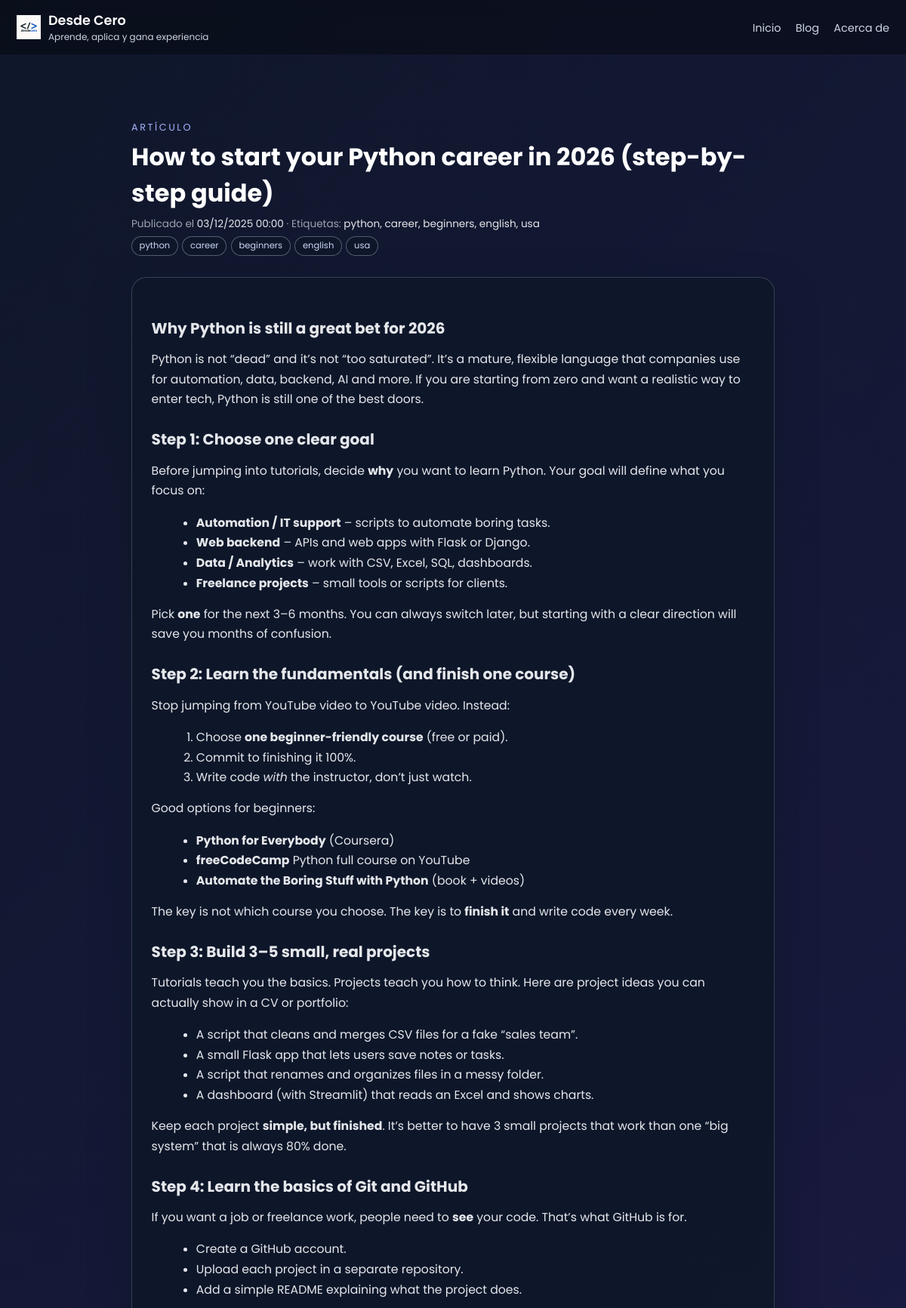
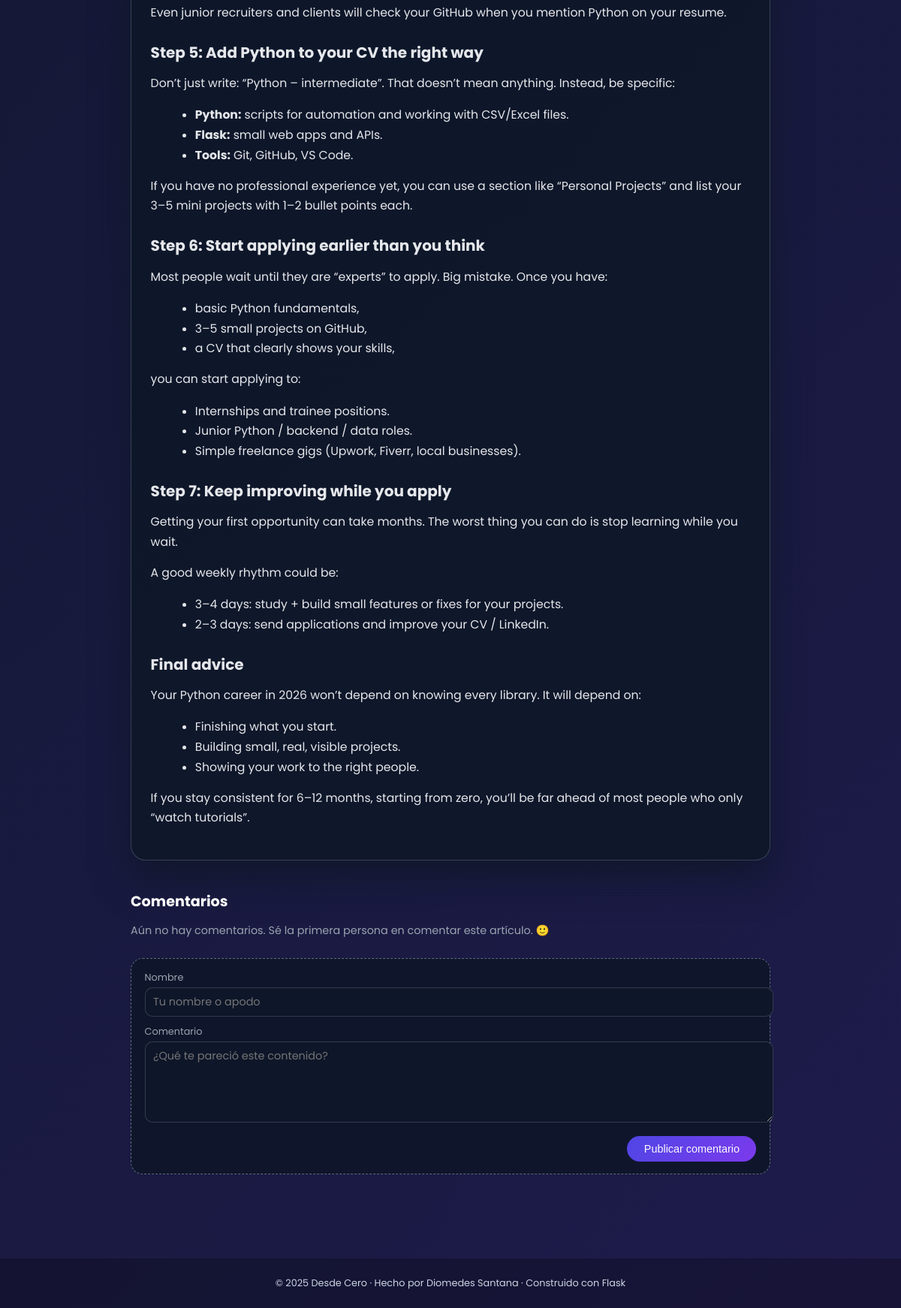
/post/python-career-2026-step-by-step, run on the app's committed database (2 pictures, top to bottom).
### tables this page shows
CREATE TABLE posts (
            id      INTEGER PRIMARY KEY AUTOINCREMENT,
            title   TEXT NOT NULL,
            slug    TEXT NOT NULL UNIQUE,
            date    TEXT NOT NULL,      -- formato ISO 'YYYY-MM-DD HH:MM:SS'
            tags    TEXT,
            excerpt TEXT,
            content TEXT NOT NULL
        , content_html TEXT);

### main.py (the view)
@app.route("/post/<slug>", methods=["GET", "POST"])
def post_detail(slug):
    post = get_post_by_slug(slug)
    if not post:
        abort(404)
    if request.method == "POST":
        author = request.form.get("author", "").strip()
        text = request.form.get("text", "").strip()
        if author and text:
            add_comment(post["id"], author, text)
            return redirect(url_for("post_detail", slug=slug))
    comments = get_comments(post["id"])
    return render_template("post_detail.html", post=post, comments=comments)

### main.py (called while the page is built)
def get_conn():
    conn = sqlite3.connect(DB_PATH)
    conn.row_factory = sqlite3.Row  # permite acceder por nombre de columna
    return conn

def get_post_by_slug(slug: str):
    conn = get_conn()
    cur = conn.cursor()
    cur.execute("SELECT * FROM posts WHERE slug = ?", (slug,))
    row = cur.fetchone()
    conn.close()
    return row

def get_comments(post_id: int):
    conn = get_conn()
    cur = conn.cursor()
    cur.execute(
        "SELECT * FROM comments WHERE post_id = ? ORDER BY created_at DESC",
        (post_id,),
    )
    rows = cur.fetchall()
    conn.close()
    return rows

@app.template_filter("fecha")
def formato_fecha(value):
    try:
        if isinstance(value, str):
            dt = datetime.strptime(value, "%Y-%m-%d %H:%M:%S")
        else:
            dt = value
        return dt.strftime("%d/%m/%Y %H:%M")
    except Exception:
        return value

@app.context_processor
def inject_globals():
    now = datetime.utcnow()
    return {
        "now": now,
        "current_year": now.year,
        "site_name": "Desde Cero",
    }

### templates/post_detail.html (shortened to what this page needs)
{% extends "base.html" %}
{% block content %}
<div class="post-wrapper">
  <header class="post-header">
    <div class="post-kicker">ARTÍCULO</div>
    <h1 class="post-title">{{ post['title'] }}</h1>
    <div class="post-meta">
      Publicado el <span>{{ post['date']|fecha }}</span>
      {% if post['tags'] %}
        · Etiquetas: <span>{{ post['tags'] }}</span>
      {% endif %}
    </div>
    {% if post['tags'] %}
      <div class="post-tags">
        {% for tag in post['tags'].split(',') %}
          <span class="post-tag-pill">{{ tag.strip() }}</span>
        {% endfor %}
      </div>
    {% endif %}
  </header>
  <article class="post-body">
    {{ post['content']|safe }}
  </article>
  <section class="comments-section">
    <h2>Comentarios</h2>
    {% if comments %}
      {% for c in comments %}
        <div class="comment">
          <div class="comment-header">
            <span class="comment-author">{{ c["author"] }}</span>
            <span>{{ c["created_at"] }}</span>
          </div>
          <div class="comment-content">
            {{ c["text"] }}
          </div>
        </div>
      {% endfor %}
    {% else %}
      <p style="color:#9ca3af; font-size:0.9rem;">
        Aún no hay comentarios. Sé la primera persona en comentar este artículo. 🙂
      </p>
    {% endif %}
    <div class="comment-form">
      <form method="post">
        <div>
          <label for="author">Nombre</label>
          <input type="text" id="author" name="author" class="form-input" placeholder="Tu nombre o apodo">
        </div>
        <div>
          <label for="text">Comentario</label>
          <textarea id="text" name="text" class="form-textarea" placeholder="¿Qué te pareció este contenido?"></textarea>
        </div>
        <div class="form-footer">
          <button type="submit" class="btn-comment">Publicar comentario</button>
        </div>
      </form>
    </div>
  </section>
</div>
{% endblock %}

### templates/base.html (style rules this page uses)
body { margin: 0; font-family: "Poppins", sans-serif; background: linear-gradient(135deg, #0f172a, #1e1b4b); color: white; }

### templates/post_detail.html (style rules this page uses)
.post-wrapper { max-width: 900px; margin: 0 auto; padding: 3rem 1.5rem 4rem; }
.post-header { margin-bottom: 1.8rem; }
.post-kicker { font-size: 0.8rem; letter-spacing: 0.2em; text-transform: uppercase; color: #a5b4fc; margin-bottom: 0.4rem; }
.post-title { font-size: 2rem; margin: 0 0 0.4rem; }
.post-meta { font-size: 0.85rem; color: #9ca3af; }
.post-meta span { color: #e5e7eb; }
.post-tags { margin-top: 0.4rem; display: flex; flex-wrap: wrap; gap: 0.35rem; }
.post-tag-pill { font-size: 0.72rem; padding: 0.2rem 0.6rem; border-radius: 999px; border: 1px solid rgba(148, 163, 184, 0.5); color: #cbd5f5; background: rgba(15, 23, 42, 0.9); }
.post-body { background: rgba(15, 23, 42, 0.96); border-radius: 20px; border: 1px solid rgba(148, 163, 184, 0.3); padding: 1.7rem 1.6rem; box-shadow: 0 24px 50px rgba(15, 23, 42, 0.9); font-size: 0.98rem; line-height: 1.7; color: #e5e7eb; }
.post-body p { margin-top: 0; margin-bottom: 0.9rem; }
.post-body h2 { margin-top: 1.4rem; margin-bottom: 0.7rem; font-size: 1.25rem; }
.post-body ul, .post-body ol { margin-left: 1.2rem; margin-bottom: 0.9rem; }
.comments-section { margin-top: 2.5rem; }
.comments-section h2 { font-size: 1.2rem; margin-bottom: 0.9rem; }
.comment-form { margin-top: 1.6rem; border-radius: 16px; padding: 1rem 1.1rem; background: rgba(15, 23, 42, 0.9); border: 1px dashed rgba(148, 163, 184, 0.6); }
.comment-form label { font-size: 0.8rem; color: #9ca3af; display: block; margin-bottom: 0.25rem; }
.form-input, .form-textarea { width: 100%; border-radius: 10px; border: 1px solid rgba(55, 65, 81, 0.9); padding: 0.5rem 0.65rem; background: rgba(15, 23, 42, 0.95); color: #e5e7eb; font-family: inherit; font-size: 0.9rem; margin-bottom: 0.7rem; }
.form-textarea { min-height: 90px; resize: vertical; }
.form-footer { display: flex; justify-content: flex-end; }
.btn-comment { border-radius: 999px; padding: 0.55rem 1.4rem; border: none; background: linear-gradient(135deg, #4f46e5, #7c3aed); color: #f9fafb; font-size: 0.9rem; cursor: pointer; font-weight: 500; }

### data on the page
posts: title "How to start your Python career in 2026 (step-by-step guide)", date|fecha "03/12/2025 00:00", tags "python, career, beginners, english, usa", content "Why Python is still a great bet for 2026 Python is not “dead” and it’s not “too saturated”. It’s a mature, flexible language that companies use for automation, data, backend, AI and more. If you are starting from zero and want a realistic way to enter tech, Python is still one of the best doors. Step 1: Choose one clear goal Before jumping into tutorials, decide why you want to learn Python. Your goal will define what you focus on: Automation / IT support – scripts to automate boring tasks. Web backend – APIs and web apps with Flask or Django. Data / Analytics – work with CSV, Excel, SQL, dashboards. Freelance projects – small tools or scripts for clients. Pick one for the next 3–6 months.…"

### other printed values
{{ tag.strip() }} "python" "career" "beginners" "english" "usa"
